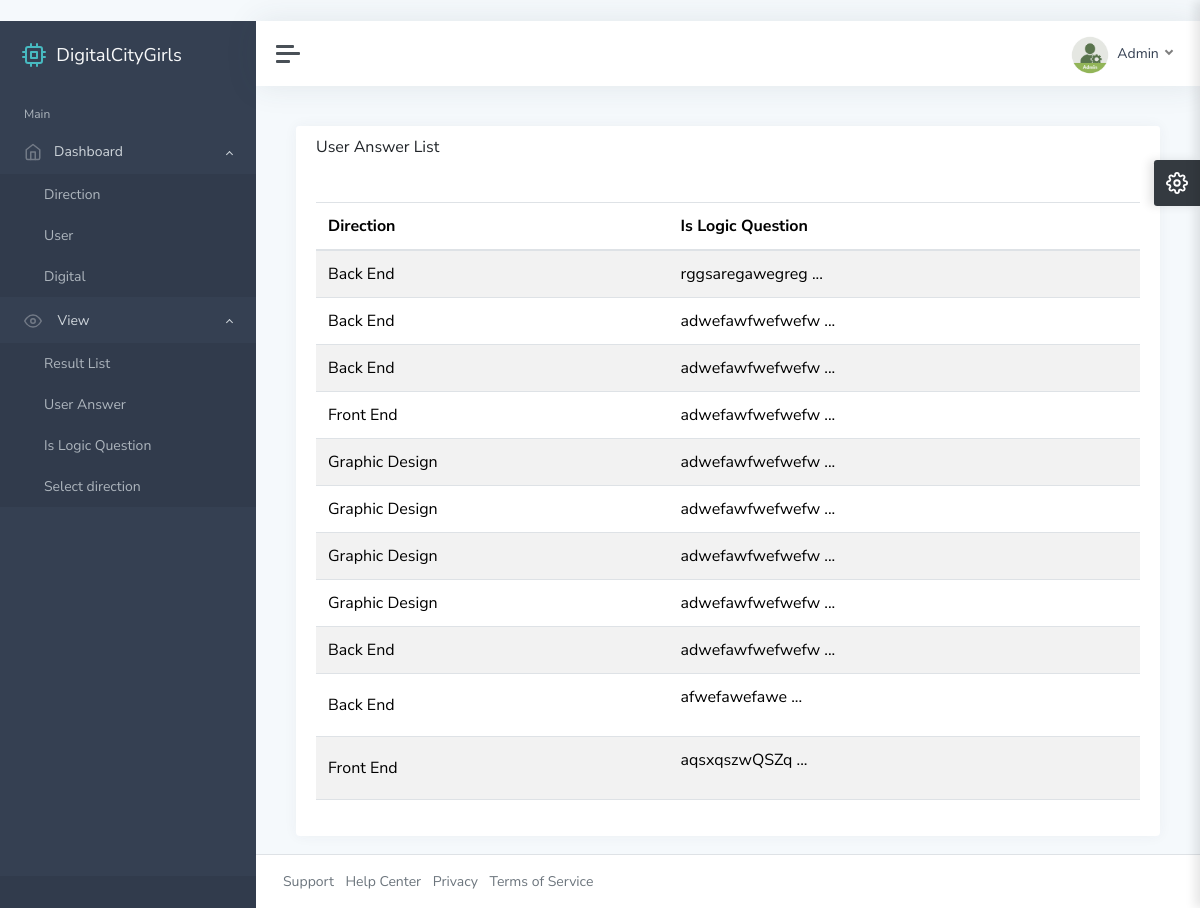
The app's page /ad/is-logic/ (signed in), older data.
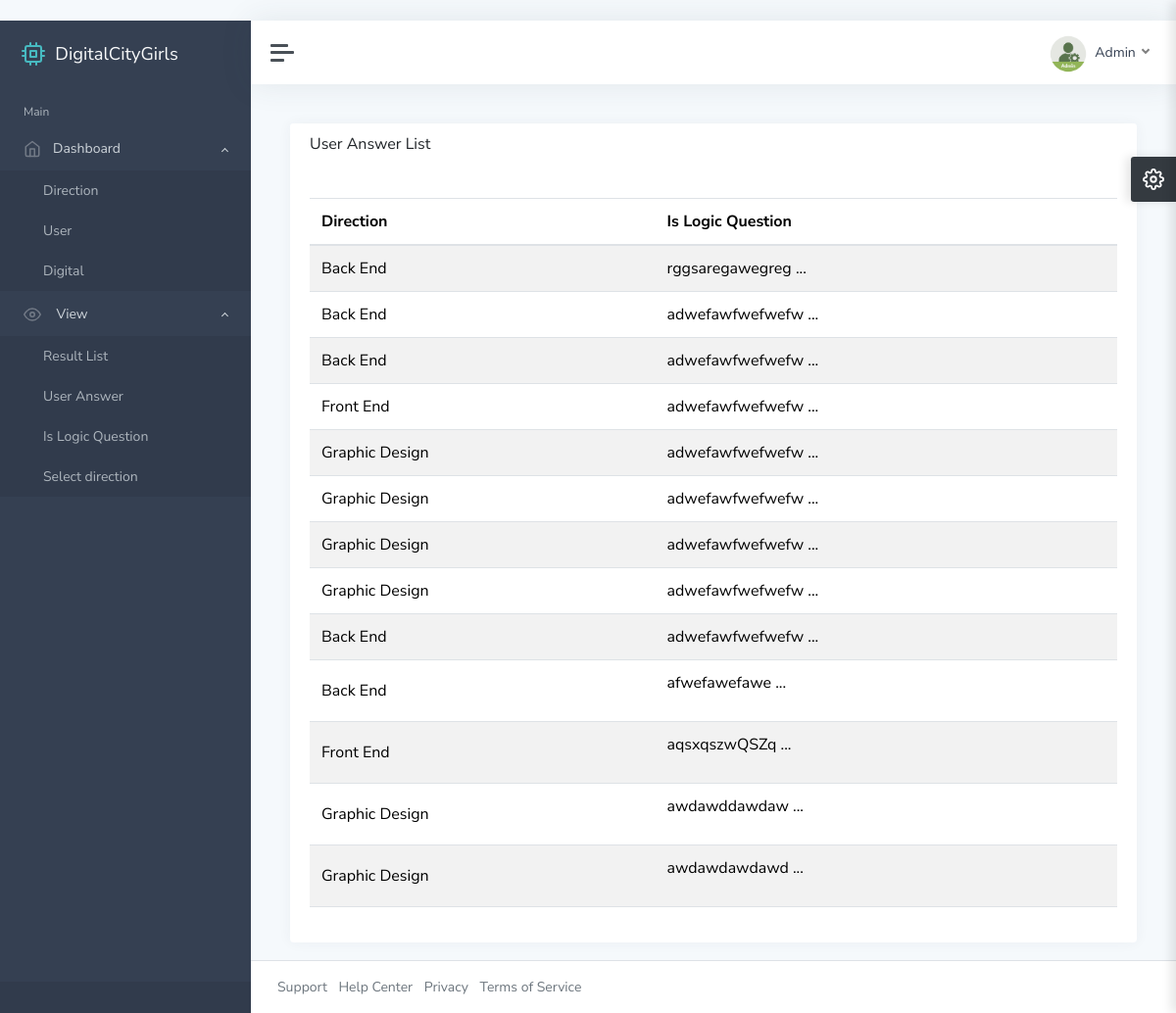
The same page, newer data.
### main/models.py (models this page shows, shortened)
class IsLogicQuestion(models.Model):
    direction = models.ForeignKey(Direction, on_delete=models.CASCADE, null=False)
    is_logic_question = RichTextUploadingField()

class Direction(models.Model):
    photo = models.ImageField()
    name = models.CharField(max_length=255)
    time = models.DurationField(default=0)
    question_count = models.PositiveIntegerField()
    is_logic = models.BooleanField(default=False)
    def __str__(self):
        return self.name

### adminstrator/views.py (the view)
# urls.py: path("is-logic/", is_logic_view, name='is-logic'),
@login_required
def is_logic_view(request):
    context = {
        "is_logic": IsLogicQuestion.objects.all(),
    }
    return render(request, "is-logic-question.html", context)

### template/is-logic-question.html (shortened to what this page needs)
﻿{% extends 'base.html' %}
{% load static %}
{% block content %}
			<main class="content">
				<div class="container-fluid p-0">
					<div class="row">
						<div class="col-12 col-xl-12">
							<div class="card">
								<div class="card-header">
									<h5 class="card-title">User Answer List</h5>
								</div>
								<div class="card-body">
									<table id="datatables-basic" class="table table-striped" style="width:100%">
										<thead>
											<tr>
												<th>Direction</th>
												<th>Is Logic Question</th>
											</tr>
										</thead>
										<tbody>
										{% for is_logic in is_logic %}
											<tr>
												<td>{{ is_logic.direction }}</td>
												<td>{{ is_logic.is_logic_question|slice:":15"|safe }} ... </td>
											</tr>
										{% endfor %}
										</tbody>
									</table>
								</div>
							</div>
						</div>
					</div>
				</div>
			</main>
{% endblock content %}

Row changes from the older to the newer data that the page shows:
added IsLogicQuestion: direction "Graphic Design", is_logic_question "awdawddawdaw"
added IsLogicQuestion: direction "Graphic Design", is_logic_question "awdawdawdawd"
